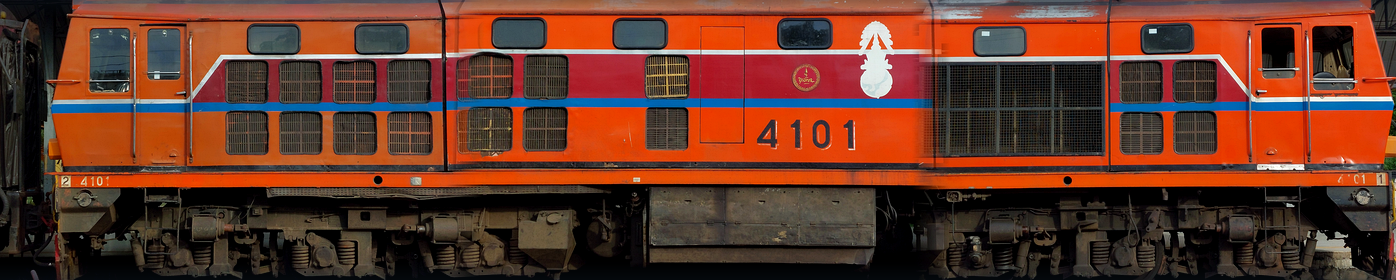
#> input picture assets/diagrams/als_side.png, 1396 x 280 px
$ python -i make_side_diagram.py   (imports and definitions only)
#> lines starting #> are read from the running program, lines starting #| are printed output that depends on the picture
#> further down, picture is the input picture: PIL image 1396x280 RGBA; mean R, G, B, A 102.3, 56.4, 40.9, 255
"""Stitch Alsthom side photos into a long loco diagram for the entry picker."""
from __future__ import annotations

from pathlib import Path

from PIL import Image, ImageDraw, ImageEnhance, ImageFilter, ImageOps

ROOT = Path(__file__).resolve().parents[1]
OUT = ROOT / "assets" / "diagrams" / "als_side.png"
OUT_UI = ROOT / "assets" / "diagrams" / "als_side_ui.png"

# Left → right: front cab, mid (tank), rear cab
SOURCES = [
    Path(r"C:\Users\Naito\Downloads\20220623_165841.jpg"),
    Path(r"C:\Users\Naito\Downloads\20220623_165831.jpg"),
    Path(r"C:\Users\Naito\Downloads\20220623_165810.jpg"),
]


def load(path: Path) -> Image.Image:
    return ImageOps.exif_transpose(Image.open(path)).convert("RGB")


# [9 lines left out: function crop_loco, not called in this run]


def match_height(im: Image.Image, h: int) -> Image.Image:
    w = max(1, int(im.width * (h / im.height)))
    return im.resize((w, h), Image.Resampling.LANCZOS)


# [14 lines left out: function blend_join, not called in this run]


def diagram_look(im: Image.Image) -> Image.Image:
    """Keep readable loco silhouette — slight polish, not a cartoon."""
    im = ImageEnhance.Color(im).enhance(1.05)
    im = ImageEnhance.Contrast(im).enhance(1.08)
    im = ImageEnhance.Sharpness(im).enhance(1.15)
    # soft vignette so seams / edges fade into UI card
    overlay = Image.new("RGBA", im.size, (0, 0, 0, 0))
#> overlay: PIL image 1396x280 RGBA; every value is 0
    d = ImageDraw.Draw(overlay)
    w, h = im.size
#> w = 1396; h = 280
    d.rectangle((0, 0, w, h), outline=(0, 0, 0, 0))
    # top/bottom fade bars
    for i in range(18):
        a = int(90 * (1 - i / 18))
        d.rectangle((0, i, w, i + 1), fill=(12, 24, 36, a))
        d.rectangle((0, h - 1 - i, w, h - i), fill=(12, 24, 36, a))
    rgba = im.convert("RGBA")
    return Image.alpha_composite(rgba, overlay)
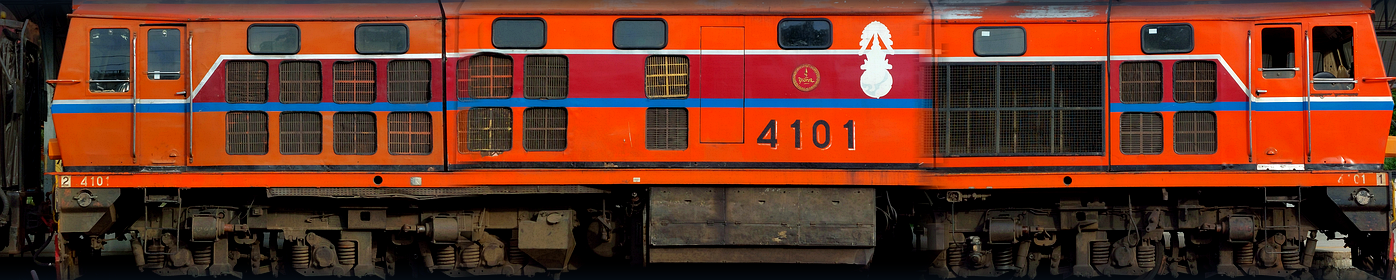
#> returned value: PIL image 1396x280 RGBA; mean R, G, B, A 105, 53.7, 37.5, 255


# [59 lines left out: functions draw_axle_guides, main, not called in this run]


# [2 lines not run here, left out]

>>> from PIL import Image
>>> picture = Image.open('../assets/diagrams/als_side.png')
>>> result = diagram_look(picture)

$ run again, on assets/fleet/als.png
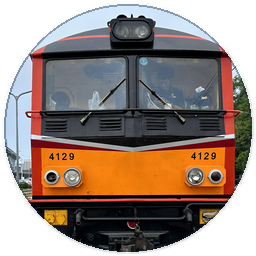
#> input picture assets/fleet/als.png, 256 x 256 px
#> picture is the input picture: PIL image 256x256 RGBA; mean R, G, B, A 125.6, 109.9, 100.2, 196.6
#> overlay: PIL image 256x256 RGBA; every value is 0
#> in diagram_look, `return Image.alpha_composite(rgba, overlay)`:
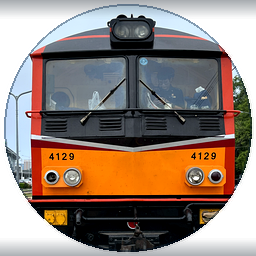
#> returned value: PIL image 256x256 RGBA; mean R, G, B, A 112.8, 96.1, 85.5, 201.5; transparent parts drawn white
